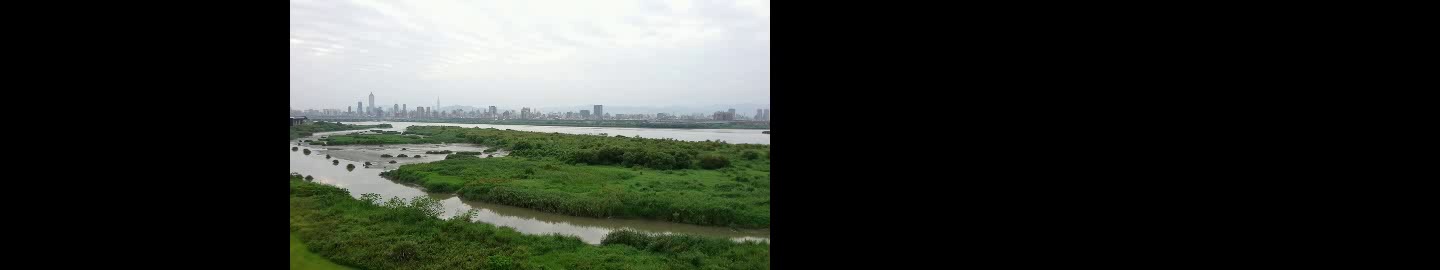
#> input picture frame 0 of 拼接影片.mp4, 1440 x 270 px, given in place of hw2_dataset1.mp4, which was not available
$ jupyter execute '影像拼接作業範例(1).ipynb'   (older library calls are emulated)
#> lines starting #> are read from the running program, lines starting #| are printed output that depends on the picture; pictures that were not available may be replaced by others from this repository, and a replacement may not be noted
[cell 1]
##############################從右邊拼

import cv2
import numpy as np

cap    = cv2.VideoCapture('hw2_dataset1.mp4')
print('height:{} width:{}'.format(int(cap.get(cv2.CAP_PROP_FRAME_HEIGHT)),int(cap.get(cv2.CAP_PROP_FRAME_WIDTH))))
frame_num = 0
total_frame=int(cap.get(cv2.CAP_PROP_FRAME_COUNT))

# [4 lines left out: function set_frame_number, not called in this run]

result = np.zeros((int(cap.get(cv2.CAP_PROP_FRAME_HEIGHT))//4,int(cap.get(cv2.CAP_PROP_FRAME_WIDTH))//4*3,3))
count  = np.zeros((int(cap.get(cv2.CAP_PROP_FRAME_HEIGHT))//4,int(cap.get(cv2.CAP_PROP_FRAME_WIDTH))//4*3))
ones = np.ones(((int(cap.get(cv2.CAP_PROP_FRAME_HEIGHT))//4,int(cap.get(cv2.CAP_PROP_FRAME_WIDTH))//4)))

cv2.namedWindow('matching')
cv2.createTrackbar('frame no.','matching',0,total_frame-1,set_frame_number)

kpdetector = cv2.xfeatures2d.SIFT_create()
#kpdetector = cv2.AKAZE_create()

# create BFMatcher object
bf = cv2.BFMatcher(cv2.NORM_L2, crossCheck=True)

while frame_num < total_frame and frame_num < 95:
    cv2.setTrackbarPos('frame no.','matching',frame_num)
    cap.set(cv2.CAP_PROP_POS_FRAMES,frame_num)
    ret, frame2 = cap.read()
#> frame2 is the input picture: shape (270, 1440, 3); mean B, G, R 45, 51, 47.1
    if ret==False:
        break

    frame2 = cv2.resize(frame2,(frame2.shape[1]//4,frame2.shape[0]//4))
#> frame2: shape (67, 360, 3)

#kp1, dt1 = kpdetector.detectAndCompute(frame1,None)
    gray = cv2.cvtColor(frame2, cv2.COLOR_BGR2GRAY)
    kp2 = kpdetector.detect(gray,None)
#> kp2 = 75 keypoints; strongest (x, y, size): (190, 34, 3), (76, 40, 6.2), (113, 51, 4.2), (148, 58, 4)
    dt2 = kpdetector.compute(gray,kp2)[1]
    if frame_num == 0:
        T      = np.eye(3)
        T[0,2] = result.shape[1]-frame2.shape[1]
        T[1,2] = 0
        result = cv2.warpPerspective(frame2,T,(result.shape[1],result.shape[0])).astype(np.float)
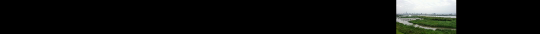
#> result: shape (67, 1080, 3) float64 (shown at 1/2 size); mean B, G, R 15, 17, 15.7
        t_count= cv2.warpPerspective(ones,T,(result.shape[1],result.shape[0])).astype(np.float)
#> ones: shape (67, 360) float64; every value is 1
        count += t_count.astype(np.float)
        disp = result.copy()
        cv2.imshow('stitched image',disp.astype(np.uint8))

        frame1 = frame2
        kp1 = kp2
#> kp1 has the same summary as kp2
        dt1 = dt2
    else:
        # Match descriptors.
        matches = bf.match(dt2,dt1)
        print('{}, # of matches:{}'.format(frame_num,len(matches)))

        # Sort in ascending order of distance.
        matches = sorted(matches, key = lambda x:x.distance)

        src = []
        dst = []
        for m in matches:
            src.append(kp2[m.queryIdx].pt + (1,))
            dst.append(kp1[m.trainIdx].pt + (1,))

        src = np.array(src,dtype=np.float)
        dst = np.array(dst,dtype=np.float)

        # find a homography to map src to dst
        A, mask = cv2.findHomography(src, dst, cv2.RANSAC)

        # map to the first frame
        T = T.dot(A)
        warp_img = cv2.warpPerspective(frame2,T,(result.shape[1],result.shape[0])).astype(np.float)
        t_count  = cv2.warpPerspective(ones,T,(result.shape[1],result.shape[0])).astype(np.float)
        result+= warp_img
        count += t_count.astype(np.float)

        t_count= count.copy()
        t_count[t_count == 0] = 1
        disp = result.copy()

        disp[:,:,0] = result[:,:,0] / t_count
        disp[:,:,1] = result[:,:,1] / t_count
        disp[:,:,2] = result[:,:,2] / t_count

        cv2.imshow('stitched image',disp.astype(np.uint8))

        cv2.imshow('matching',cv2.drawMatches(frame2,kp2,frame1,kp1,matches[:15], None, flags=cv2.DRAW_MATCHES_FLAGS_NOT_DRAW_SINGLE_POINTS))


        frame1 = frame2
        kp1 = kp2
        dt1 = dt2

    key = cv2.waitKey(20) & 0xFF
#> (key q is pressed here)
    if key == 27:
        break
    frame_num += 1
cv2.waitKey()
cap.release()
cv2.destroyAllWindows()

[cell 2]
#################################從中間拼
import cv2
import numpy as np

cap    = cv2.VideoCapture('hw2_dataset1.mp4')
print('height:{} width:{}'.format(int(cap.get(cv2.CAP_PROP_FRAME_HEIGHT)),int(cap.get(cv2.CAP_PROP_FRAME_WIDTH))))
frame_num = 0
total_frame=int(cap.get(cv2.CAP_PROP_FRAME_COUNT))

goal = 'splice_video.mp4'
width = (int(cap.get(cv2.CAP_PROP_FRAME_WIDTH)))//4*3
height = (int(cap.get(cv2.CAP_PROP_FRAME_HEIGHT)))//4
fps = cap.get(cv2.CAP_PROP_FPS)
videoWriter = cv2.VideoWriter(goal, cv2.VideoWriter_fourcc('M', 'P', '4', 'V'), fps, (width, height))

# [4 lines left out: function set_frame_number, not called in this run]

result = np.zeros((int(cap.get(cv2.CAP_PROP_FRAME_HEIGHT))//4,int(cap.get(cv2.CAP_PROP_FRAME_WIDTH))//4*3,3))
count  = np.zeros((int(cap.get(cv2.CAP_PROP_FRAME_HEIGHT))//4,int(cap.get(cv2.CAP_PROP_FRAME_WIDTH))//4*3))
ones = np.ones(((int(cap.get(cv2.CAP_PROP_FRAME_HEIGHT))//4,int(cap.get(cv2.CAP_PROP_FRAME_WIDTH))//4)))

cv2.namedWindow('matching')
cv2.createTrackbar('frame no.','matching',0,total_frame-1,set_frame_number)

kpdetector = cv2.xfeatures2d.SIFT_create()
#kpdetector = cv2.AKAZE_create()

# create BFMatcher object
bf = cv2.BFMatcher(cv2.NORM_L2, crossCheck=True)


########################往右邊拼###########################

frame_num = total_frame // 2
while frame_num > 0:
    cv2.setTrackbarPos('frame no.','matching',frame_num)
    cap.set(cv2.CAP_PROP_POS_FRAMES,frame_num)
    ret, frame2 = cap.read()
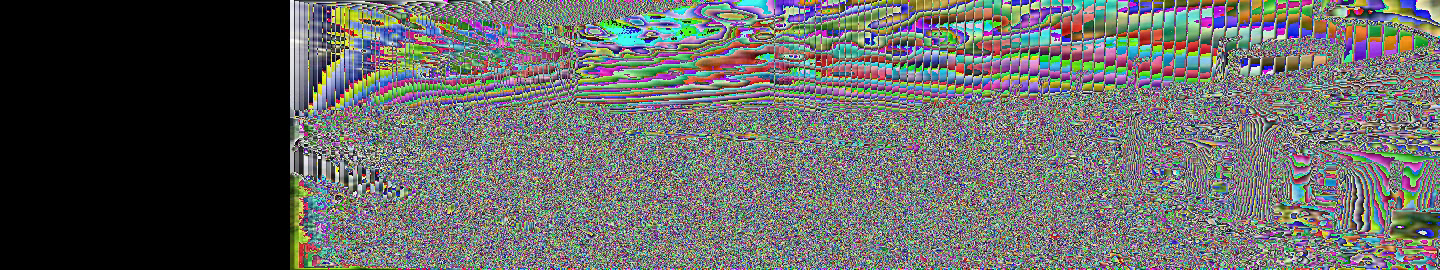
#> input picture frame 88 of 拼接影片.mp4, 1440 x 270 px, given in place of hw2_dataset1.mp4, which was not available
#> frame2 is the input picture: shape (270, 1440, 3); mean B, G, R 99.5, 101.2, 99.8
    if ret==False:
        break

    frame2 = cv2.resize(frame2,(frame2.shape[1]//4,frame2.shape[0]//4))
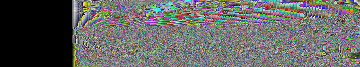
#> frame2: shape (67, 360, 3); mean B, G, R 99.4, 100.8, 99.8

    # kp1, dt1 = kpdetector.detectAndCompute(frame1,None)
    gray = cv2.cvtColor(frame2, cv2.COLOR_BGR2GRAY)
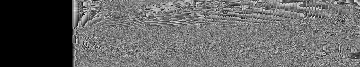
#> gray: shape (67, 360); min 0, max 245, mean 100.4
    kp2 = kpdetector.detect(gray,None)
#> kp2 = 69 keypoints; strongest (x, y, size): (335, 3, 2), (75, 10, 3.8), (83, 18, 2.9), (302, 15, 2.6)
    dt2 = kpdetector.compute(gray,kp2)[1]
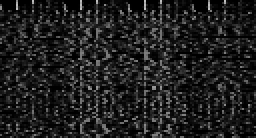
#> dt2: shape (69, 128) float32 (shown 2 times larger); min 0, max 195, mean 30.7
    if frame_num == total_frame // 2:
        T      = np.eye(3)
        T[0,2] = (result.shape[1]-frame2.shape[1]) / 2 - 190 ##取中間值再做點誤差修正
        T[1,2] = 0
        result = cv2.warpPerspective(frame2,T,(result.shape[1],result.shape[0])).astype(np.float)
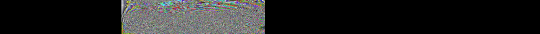
#> result: shape (67, 1080, 3) float64 (shown at 1/2 size); mean B, G, R 33.1, 33.6, 33.3
        t_count= cv2.warpPerspective(ones,T,(result.shape[1],result.shape[0])).astype(np.float)
        count += t_count.astype(np.float)
        disp = result.copy()
        cv2.imshow('stitched image',disp.astype(np.uint8))

        frame1 = frame2
        kp1 = kp2
#> kp1 has the same summary as kp2
        dt1 = dt2
    else:
        # Match descriptors.
        matches = bf.match(dt2,dt1)
        print('{}, # of matches:{}'.format(frame_num,len(matches)))

        # Sort in ascending order of distance.
        matches = sorted(matches, key = lambda x:x.distance)

        src = []
        dst = []
        for m in matches:
            src.append(kp2[m.queryIdx].pt + (1,))
            dst.append(kp1[m.trainIdx].pt + (1,))

        src = np.array(src,dtype=np.float)
        dst = np.array(dst,dtype=np.float)

        # find a homography to map src to dst
        A, mask = cv2.findHomography(src, dst, cv2.RANSAC)

        # map to the first frame
        T = T.dot(A)
        warp_img = cv2.warpPerspective(frame2,T,(result.shape[1],result.shape[0])).astype(np.float)
        t_count  = cv2.warpPerspective(ones,T,(result.shape[1],result.shape[0])).astype(np.float)
        result+= warp_img
        count += t_count.astype(np.float)

        t_count= count.copy()
        t_count[t_count == 0] = 1
        disp = result.copy()

        disp[:,:,0] = result[:,:,0] / t_count
        disp[:,:,1] = result[:,:,1] / t_count
        disp[:,:,2] = result[:,:,2] / t_count

        cv2.imshow('stitched image',disp.astype(np.uint8))

        cv2.imshow('matching',cv2.drawMatches(frame2,kp2,frame1,kp1,matches[:15], None, flags=cv2.DRAW_MATCHES_FLAGS_NOT_DRAW_SINGLE_POINTS))


        frame1 = frame2
        kp1 = kp2
        dt1 = dt2

    videoWriter.write(disp.astype(np.uint8))
    if cv2.waitKey(1) & 0xFF == ord('q'):
#> (key q is pressed here)
        break

    key = cv2.waitKey(20) & 0xFF
    if key == 27:
        break
    frame_num -= 1


########################往左邊拼###########################

frame_num = total_frame // 2
while frame_num < total_frame:
    cv2.setTrackbarPos('frame no.','matching',frame_num)
    cap.set(cv2.CAP_PROP_POS_FRAMES,frame_num)
    ret, frame2 = cap.read()
    if ret==False:
        break

    frame2 = cv2.resize(frame2,(frame2.shape[1]//4,frame2.shape[0]//4))

    # kp1, dt1 = kpdetector.detectAndCompute(frame1,None)
    gray = cv2.cvtColor(frame2, cv2.COLOR_BGR2GRAY)
    kp2 = kpdetector.detect(gray,None)
    dt2 = kpdetector.compute(gray,kp2)[1]
    if frame_num ==  total_frame // 2:
        T      = np.eye(3)
        T[0,2] =  (result.shape[1]-frame2.shape[1])/2 - 190 ##取中間值再做點誤差修正
        T[1,2] = 0
        t_count= cv2.warpPerspective(ones,T,(result.shape[1],result.shape[0])).astype(np.float)

        count += t_count.astype(np.float)
        disp = result.copy()
        cv2.imshow('stitched image',disp.astype(np.uint8))

        frame1 = frame2
        kp1 = kp2
        dt1 = dt2

    else:
        # Match descriptors.
        matches = bf.match(dt2,dt1)
        print('{}, # of matches:{}'.format(frame_num,len(matches)))

        # Sort in ascending order of distance.
        matches = sorted(matches, key = lambda x:x.distance)

        src = []
        dst = []
        for m in matches:
            src.append(kp2[m.queryIdx].pt + (1,))
            dst.append(kp1[m.trainIdx].pt + (1,))

        src = np.array(src,dtype=np.float)
        dst = np.array(dst,dtype=np.float)

        # find a homography to map src to dst
        A, mask = cv2.findHomography(src, dst, cv2.RANSAC)

        # map to the first frame
        T = T.dot(A)
        warp_img = cv2.warpPerspective(frame2,T,(result.shape[1],result.shape[0])).astype(np.float)
        t_count  = cv2.warpPerspective(ones,T,(result.shape[1],result.shape[0])).astype(np.float)
        result+= warp_img
        count += t_count.astype(np.float)

        t_count= count.copy()
        t_count[t_count == 0] = 1
        disp = result.copy()

        disp[:,:,0] = result[:,:,0] / t_count
        disp[:,:,1] = result[:,:,1] / t_count
        disp[:,:,2] = result[:,:,2] / t_count

        cv2.imshow('stitched image',disp.astype(np.uint8))

        cv2.imshow('matching',cv2.drawMatches(frame2,kp2,frame1,kp1,matches[:15], None, flags=cv2.DRAW_MATCHES_FLAGS_NOT_DRAW_SINGLE_POINTS))


        frame1 = frame2
        kp1 = kp2
        dt1 = dt2

    videoWriter.write(disp.astype(np.uint8))
    if cv2.waitKey(1) & 0xFF == ord('q'):
#> (key q is pressed here)
        break
    key = cv2.waitKey(20) & 0xFF
    if key == 27:
        break
    frame_num += 1

cv2.waitKey()
cap.release()
cv2.destroyAllWindows()
videoWriter.release()

print("end")

[cell 3]
##############################從右邊拼，拼照片
import cv2
import numpy as np

frame_num = 0
total_frame = 81

goal = 'splice_dataset1.mp4'
width = (1920)//4*2
height = (1080)//4
fps = 30
videoWriter = cv2.VideoWriter(goal, cv2.VideoWriter_fourcc('M', 'P', '4', 'V'), fps, (width, height))


# [4 lines left out: function set_frame_number, not called in this run]

result = np.zeros((int(1080)//4,int(1920)//4*2,3))
count  = np.zeros((int(1080)//4,int(1920)//4*2))
ones = np.ones(((int(1080)//4,int(1920)//4)))

cv2.namedWindow('matching')
cv2.createTrackbar('frame no.','matching',0,total_frame-1,set_frame_number)

kpdetector = cv2.xfeatures2d.SIFT_create()
#kpdetector = cv2.AKAZE_create()

# create BFMatcher object
bf = cv2.BFMatcher(cv2.NORM_L2, crossCheck=True)
i = 0
while i in range(81):
    frame2=cv2.imread(".\\dataset1\\dataset_1_%d.jpg"%(i))
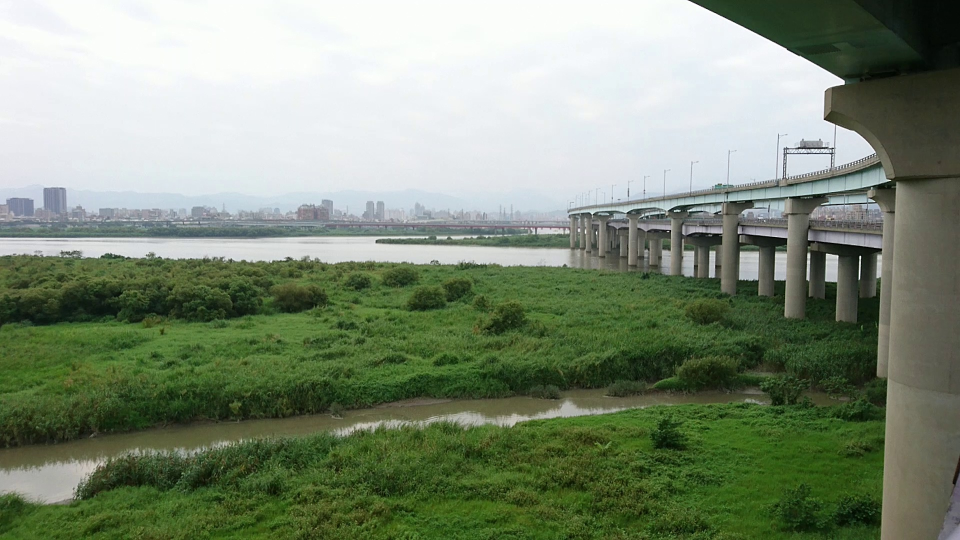
#> input picture dataset1/dataset_1_0.jpg, 1920 x 1080 px, found by its file name (shown at 1/2 size)
#> frame2 is the input picture: shape (1080, 1920, 3); mean B, G, R 118, 139.6, 126.6
    print(".\\dataset1\\dataset_1_%d.jpg"%(i))
    frame2 = cv2.resize(frame2,(frame2.shape[1]//4,frame2.shape[0]//4))
#> frame2: shape (270, 480, 3)

#kp1, dt1 = kpdetector.detectAndCompute(frame1,None)
    gray = cv2.cvtColor(frame2, cv2.COLOR_BGR2GRAY)
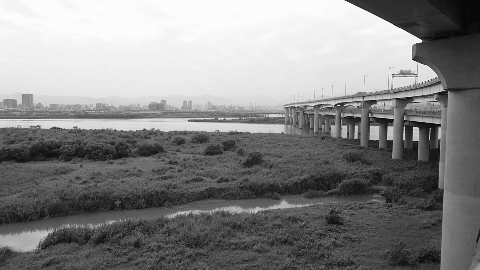
#> gray: shape (270, 480); min 1, max 255, mean 133.3
    kp2 = kpdetector.detect(gray,None)
#> kp2 = 637 keypoints; strongest (x, y, size): (420, 41, 2.8), (416, 130, 4.8), (439, 125, 1.9), (375, 132, 8)
    dt2 = kpdetector.compute(gray,kp2)[1]
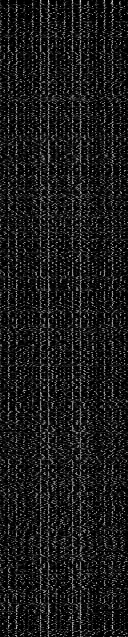
#> dt2: shape (637, 128) float32; min 0, max 224, mean 26
    if frame_num == 0:
        T      = np.eye(3)
        T[0,2] = result.shape[1]-frame2.shape[1]
        T[1,2] = 0
        result = cv2.warpPerspective(frame2,T,(result.shape[1],result.shape[0])).astype(np.float)
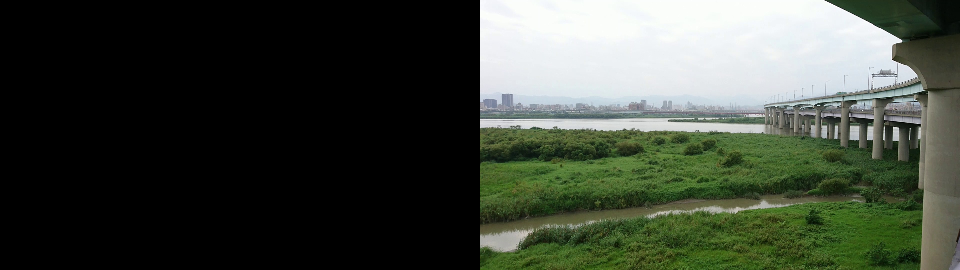
#> result: shape (270, 960, 3) float64; mean B, G, R 59, 69.9, 63.3
        t_count= cv2.warpPerspective(ones,T,(result.shape[1],result.shape[0])).astype(np.float)
#> ones: shape (270, 480) float64; every value is 1
        count = t_count.astype(np.float)
        disp = result.copy()
        cv2.imshow('stitched image',disp.astype(np.uint8))

        frame1 = frame2
        kp1 = kp2
#> kp1 has the same summary as kp2
        dt1 = dt2
    else:
        # Match descriptors.
        matches = bf.match(dt2,dt1)
        print('{}, # of matches:{}'.format(frame_num,len(matches)))

        # Sort in ascending order of distance.
        matches = sorted(matches, key = lambda x:x.distance)

        src = []
        dst = []
        for m in matches:
            src.append(kp2[m.queryIdx].pt + (1,))
            dst.append(kp1[m.trainIdx].pt + (1,))

        src = np.array(src,dtype=np.float)
        dst = np.array(dst,dtype=np.float)

        # find a homography to map src to dst
        A, mask = cv2.findHomography(src, dst, cv2.RANSAC)

        # map to the first frame
        T = T.dot(A)
        warp_img = cv2.warpPerspective(frame2,T,(result.shape[1],result.shape[0])).astype(np.float)
        t_count  = cv2.warpPerspective(ones,T,(result.shape[1],result.shape[0])).astype(np.float)
        result+= warp_img
        count += t_count.astype(np.float)

        t_count= count.copy()
        t_count[t_count == 0] = 1
        disp = result.copy()

        disp[:,:,0] = result[:,:,0] / t_count
        disp[:,:,1] = result[:,:,1] / t_count
        disp[:,:,2] = result[:,:,2] / t_count

        cv2.imshow('stitched image',disp.astype(np.uint8))

        cv2.imshow('matching',cv2.drawMatches(frame2,kp2,frame1,kp1,matches[:15], None, flags=cv2.DRAW_MATCHES_FLAGS_NOT_DRAW_SINGLE_POINTS))


        frame1 = frame2
        kp1 = kp2
        dt1 = dt2

    videoWriter.write(disp.astype(np.uint8))
    if cv2.waitKey(1) & 0xFF == ord('q'):
#> (key q is pressed here)
        break

    key = cv2.waitKey(20) & 0xFF
    if key == 27:
        break
    frame_num += 1
    i+=1
cv2.waitKey()
videoWriter.release()
cv2.destroyAllWindows()
print("end")

[cell 4]
import cv2
import numpy as np

frame2=cv2.imread(".\\dataset1\\dataset_1_%d.jpg"%(i))#路径自己选择择
print(frame2.shape)
#| (1080, 1920, 3)

$ run again, starting later in the video
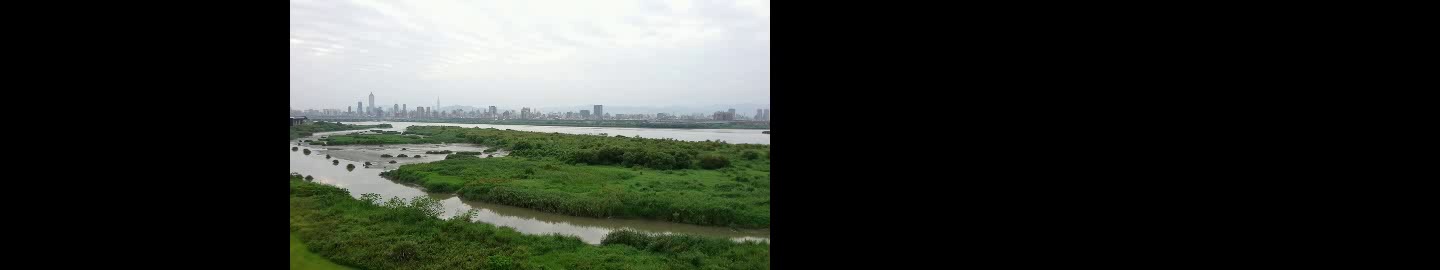
#> input picture frame 0 of 拼接影片.mp4, 1440 x 270 px, given in place of hw2_dataset1.mp4, which was not available
#> frame2 is the input picture: shape (270, 1440, 3); mean B, G, R 45, 51, 47.1
#> `kp2 = kpdetector.detect(gray,None)`: kp2 = 75 keypoints; strongest (x, y, size): (190, 34, 3), (76, 40, 6.2), (113, 51, 4.2), (148, 58, 4)
#> `kp1 = kp2`: kp1 has the same summary as kp2
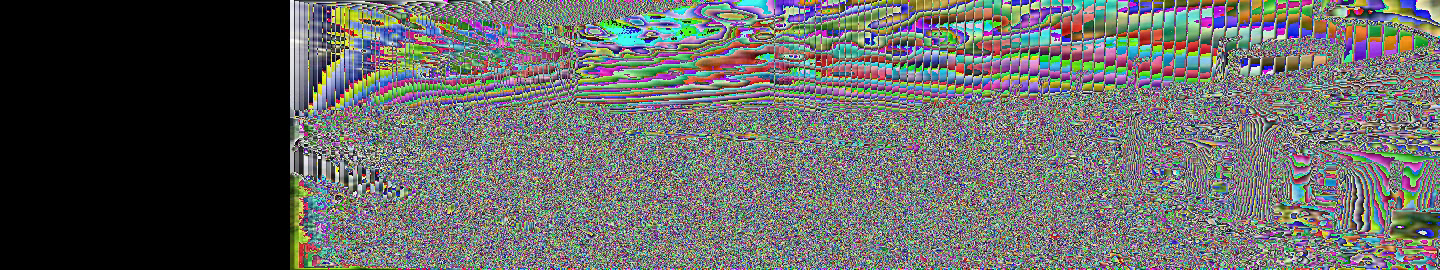
#> input picture frame 88 of 拼接影片.mp4, 1440 x 270 px, given in place of hw2_dataset1.mp4, which was not available
#> frame2 is the input picture: shape (270, 1440, 3); mean B, G, R 99.5, 101.2, 99.8
#> `kp2 = kpdetector.detect(gray,None)`: kp2 = 69 keypoints; strongest (x, y, size): (335, 3, 2), (75, 10, 3.8), (83, 18, 2.9), (302, 15, 2.6)
#> `kp1 = kp2`: kp1 has the same summary as kp2
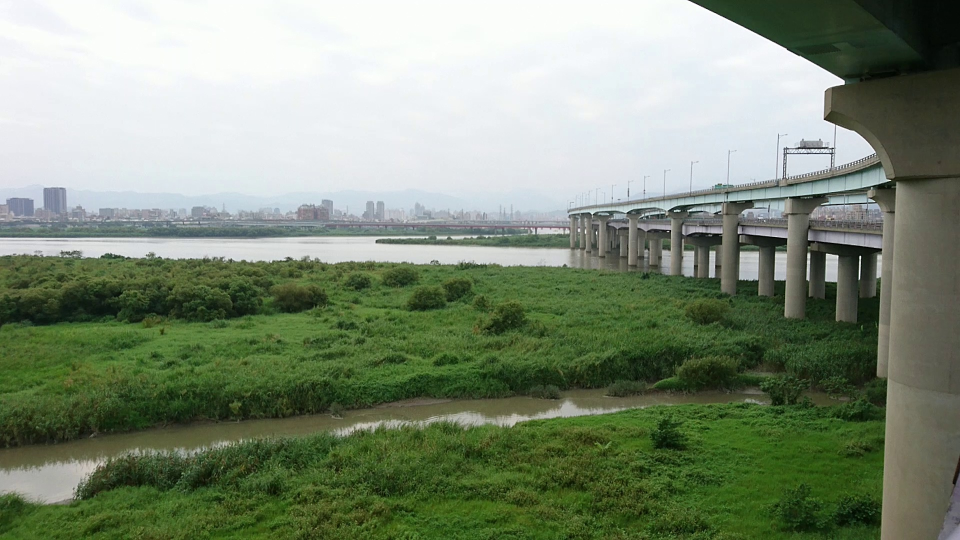
#> input picture dataset1/dataset_1_0.jpg, 1920 x 1080 px, found by its file name (shown at 1/2 size)
#> frame2 is the input picture: shape (1080, 1920, 3); mean B, G, R 118, 139.6, 126.6
#> `kp2 = kpdetector.detect(gray,None)`: kp2 = 637 keypoints; strongest (x, y, size): (420, 41, 2.8), (416, 130, 4.8), (439, 125, 1.9), (375, 132, 8)
#> `kp1 = kp2`: kp1 has the same summary as kp2
#| (1080, 1920, 3)
